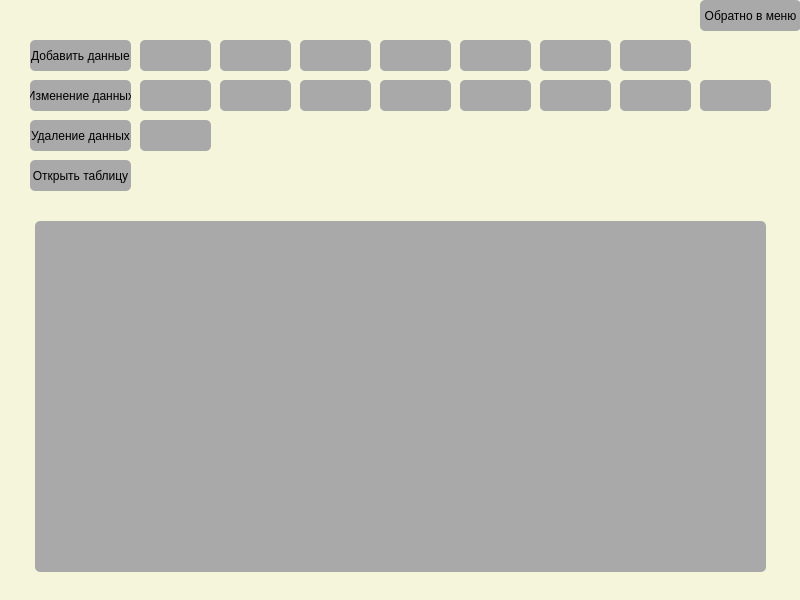
<?xml version="1.0" encoding="UTF-8"?>
<ui version="4.0">
 <class>MainWindow</class>
 <widget class="QMainWindow" name="MainWindow">
  <property name="geometry">
   <rect>
    <x>0</x>
    <y>0</y>
    <width>800</width>
    <height>600</height>
   </rect>
  </property>
  <property name="minimumSize">
   <size>
    <width>800</width>
    <height>600</height>
   </size>
  </property>
  <property name="maximumSize">
   <size>
    <width>800</width>
    <height>600</height>
   </size>
  </property>
  <property name="sizeIncrement">
   <size>
    <width>800</width>
    <height>600</height>
   </size>
  </property>
  <property name="baseSize">
   <size>
    <width>800</width>
    <height>600</height>
   </size>
  </property>
  <property name="windowTitle">
   <string>MainWindow</string>
  </property>
  <property name="styleSheet">
   <string notr="true">background-color: rgb(245, 245, 220);</string>
  </property>
  <widget class="QWidget" name="centralwidget">
   <widget class="QPushButton" name="Add">
    <property name="geometry">
     <rect>
      <x>30</x>
      <y>40</y>
      <width>101</width>
      <height>31</height>
     </rect>
    </property>
    <property name="styleSheet">
     <string notr="true">background-color: rgb(169, 169, 169);
border-radius: 5px;</string>
    </property>
    <property name="text">
     <string>Добавить данные</string>
    </property>
   </widget>
   <widget class="QPushButton" name="Change">
    <property name="geometry">
     <rect>
      <x>30</x>
      <y>80</y>
      <width>101</width>
      <height>31</height>
     </rect>
    </property>
    <property name="styleSheet">
     <string notr="true">background-color: rgb(169, 169, 169);
border-radius: 5px;</string>
    </property>
    <property name="text">
     <string>Изменение данных</string>
    </property>
   </widget>
   <widget class="QPushButton" name="Dell">
    <property name="geometry">
     <rect>
      <x>30</x>
      <y>120</y>
      <width>101</width>
      <height>31</height>
     </rect>
    </property>
    <property name="styleSheet">
     <string notr="true">background-color: rgb(169, 169, 169);
border-radius: 5px;</string>
    </property>
    <property name="text">
     <string>Удаление данных</string>
    </property>
   </widget>
   <widget class="QPushButton" name="Back">
    <property name="geometry">
     <rect>
      <x>700</x>
      <y>0</y>
      <width>101</width>
      <height>31</height>
     </rect>
    </property>
    <property name="styleSheet">
     <string notr="true">border-radius: 5px;
background-color: rgb(169, 169, 169);</string>
    </property>
    <property name="text">
     <string>Обратно в меню</string>
    </property>
   </widget>
   <widget class="QPushButton" name="Open">
    <property name="geometry">
     <rect>
      <x>30</x>
      <y>160</y>
      <width>101</width>
      <height>31</height>
     </rect>
    </property>
    <property name="styleSheet">
     <string notr="true">background-color: rgb(169, 169, 169);
border-radius: 5px;</string>
    </property>
    <property name="text">
     <string>Открыть таблицу</string>
    </property>
   </widget>
   <widget class="QTableWidget" name="tableWidget">
    <property name="geometry">
     <rect>
      <x>35</x>
      <y>221</y>
      <width>731</width>
      <height>351</height>
     </rect>
    </property>
    <property name="styleSheet">
     <string notr="true">border-radius: 5px;
background-color: rgb(169, 169, 169);</string>
    </property>
   </widget>
   <widget class="QLineEdit" name="DellLine">
    <property name="geometry">
     <rect>
      <x>140</x>
      <y>120</y>
      <width>71</width>
      <height>31</height>
     </rect>
    </property>
    <property name="styleSheet">
     <string notr="true">background-color: rgb(169, 169, 169);
border-radius: 5px;</string>
    </property>
   </widget>
   <widget class="QLineEdit" name="AddLine">
    <property name="geometry">
     <rect>
      <x>140</x>
      <y>40</y>
      <width>71</width>
      <height>31</height>
     </rect>
    </property>
    <property name="styleSheet">
     <string notr="true">background-color: rgb(169, 169, 169);
border-radius: 5px;</string>
    </property>
   </widget>
   <widget class="QLineEdit" name="AddLine_2">
    <property name="geometry">
     <rect>
      <x>220</x>
      <y>40</y>
      <width>71</width>
      <height>31</height>
     </rect>
    </property>
    <property name="styleSheet">
     <string notr="true">background-color: rgb(169, 169, 169);
border-radius: 5px;</string>
    </property>
   </widget>
   <widget class="QLineEdit" name="AddLine_3">
    <property name="geometry">
     <rect>
      <x>300</x>
      <y>40</y>
      <width>71</width>
      <height>31</height>
     </rect>
    </property>
    <property name="styleSheet">
     <string notr="true">background-color: rgb(169, 169, 169);
border-radius: 5px;</string>
    </property>
   </widget>
   <widget class="QLineEdit" name="AddLine_4">
    <property name="geometry">
     <rect>
      <x>380</x>
      <y>40</y>
      <width>71</width>
      <height>31</height>
     </rect>
    </property>
    <property name="styleSheet">
     <string notr="true">background-color: rgb(169, 169, 169);
border-radius: 5px;</string>
    </property>
   </widget>
   <widget class="QLineEdit" name="AddLine_5">
    <property name="geometry">
     <rect>
      <x>460</x>
      <y>40</y>
      <width>71</width>
      <height>31</height>
     </rect>
    </property>
    <property name="styleSheet">
     <string notr="true">background-color: rgb(169, 169, 169);
border-radius: 5px;</string>
    </property>
   </widget>
   <widget class="QLineEdit" name="AddLine_6">
    <property name="geometry">
     <rect>
      <x>540</x>
      <y>40</y>
      <width>71</width>
      <height>31</height>
     </rect>
    </property>
    <property name="styleSheet">
     <string notr="true">background-color: rgb(169, 169, 169);
border-radius: 5px;</string>
    </property>
   </widget>
   <widget class="QLineEdit" name="AddLine_7">
    <property name="geometry">
     <rect>
      <x>620</x>
      <y>40</y>
      <width>71</width>
      <height>31</height>
     </rect>
    </property>
    <property name="styleSheet">
     <string notr="true">background-color: rgb(169, 169, 169);
border-radius: 5px;</string>
    </property>
   </widget>
   <widget class="QLineEdit" name="ChangeLine">
    <property name="geometry">
     <rect>
      <x>140</x>
      <y>80</y>
      <width>71</width>
      <height>31</height>
     </rect>
    </property>
    <property name="styleSheet">
     <string notr="true">background-color: rgb(169, 169, 169);
border-radius: 5px;</string>
    </property>
   </widget>
   <widget class="QLineEdit" name="ChangeLine_2">
    <property name="geometry">
     <rect>
      <x>220</x>
      <y>80</y>
      <width>71</width>
      <height>31</height>
     </rect>
    </property>
    <property name="styleSheet">
     <string notr="true">background-color: rgb(169, 169, 169);
border-radius: 5px;</string>
    </property>
   </widget>
   <widget class="QLineEdit" name="ChangeLine_3">
    <property name="geometry">
     <rect>
      <x>300</x>
      <y>80</y>
      <width>71</width>
      <height>31</height>
     </rect>
    </property>
    <property name="styleSheet">
     <string notr="true">background-color: rgb(169, 169, 169);
border-radius: 5px;</string>
    </property>
   </widget>
   <widget class="QLineEdit" name="ChangeLine_4">
    <property name="geometry">
     <rect>
      <x>380</x>
      <y>80</y>
      <width>71</width>
      <height>31</height>
     </rect>
    </property>
    <property name="styleSheet">
     <string notr="true">background-color: rgb(169, 169, 169);
border-radius: 5px;</string>
    </property>
   </widget>
   <widget class="QLineEdit" name="ChangeLine_5">
    <property name="geometry">
     <rect>
      <x>460</x>
      <y>80</y>
      <width>71</width>
      <height>31</height>
     </rect>
    </property>
    <property name="styleSheet">
     <string notr="true">background-color: rgb(169, 169, 169);
border-radius: 5px;</string>
    </property>
   </widget>
   <widget class="QLineEdit" name="ChangeLine_6">
    <property name="geometry">
     <rect>
      <x>540</x>
      <y>80</y>
      <width>71</width>
      <height>31</height>
     </rect>
    </property>
    <property name="styleSheet">
     <string notr="true">background-color: rgb(169, 169, 169);
border-radius: 5px;</string>
    </property>
   </widget>
   <widget class="QLineEdit" name="ChangeLine_7">
    <property name="geometry">
     <rect>
      <x>620</x>
      <y>80</y>
      <width>71</width>
      <height>31</height>
     </rect>
    </property>
    <property name="styleSheet">
     <string notr="true">background-color: rgb(169, 169, 169);
border-radius: 5px;</string>
    </property>
   </widget>
   <widget class="QLineEdit" name="ChangeLine_8">
    <property name="geometry">
     <rect>
      <x>700</x>
      <y>80</y>
      <width>71</width>
      <height>31</height>
     </rect>
    </property>
    <property name="styleSheet">
     <string notr="true">background-color: rgb(169, 169, 169);
border-radius: 5px;</string>
    </property>
   </widget>
  </widget>
 </widget>
 <resources/>
 <connections/>
</ui>
